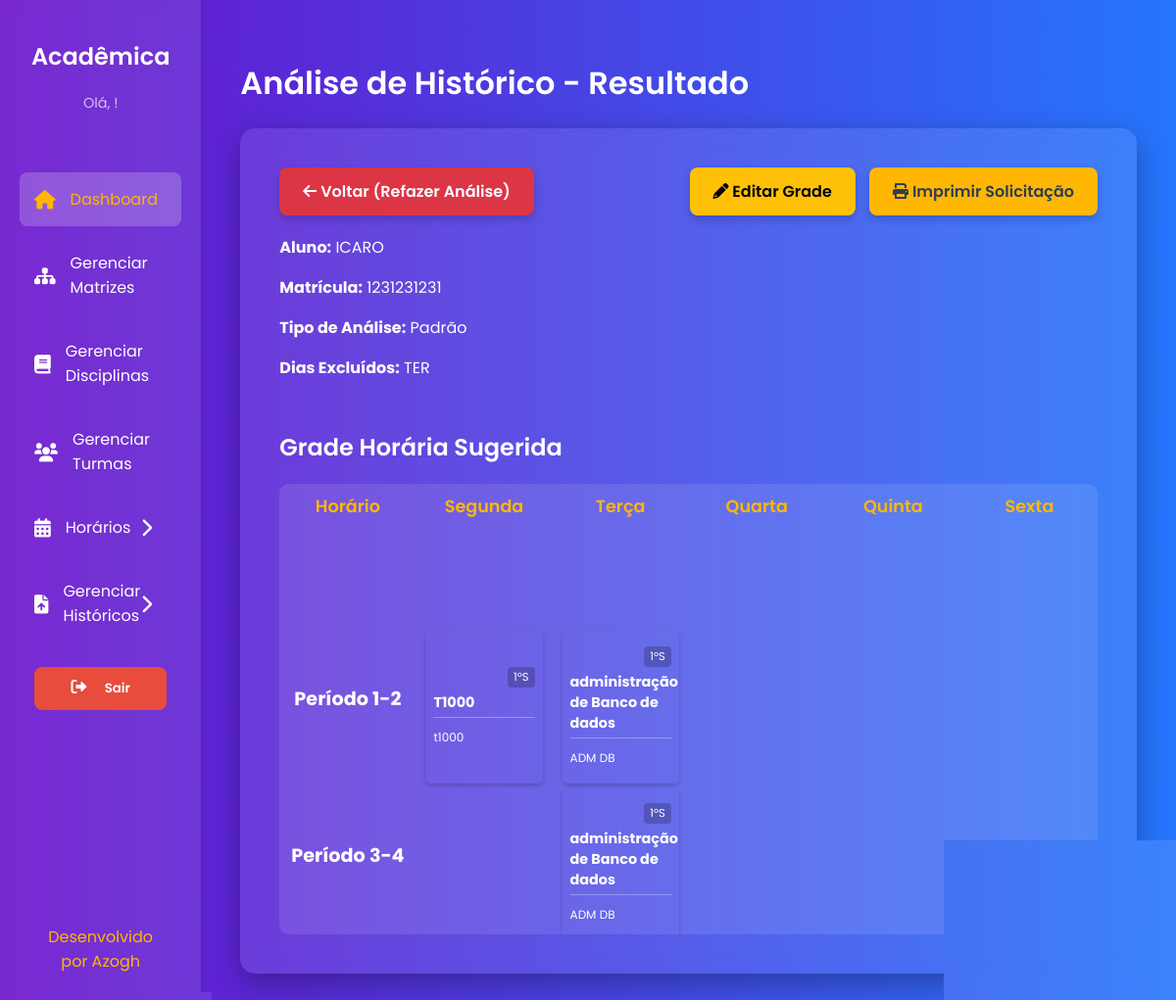
Screenshot of /resultado/39/ with the database file from the repository.
### analytics/models.py (models this page shows, shortened)
class Analise(models.Model):
    TIPO_ANALISE_CHOICES = [
        ('padrao', 'Padrão'),
        ('soft', 'Soft'),
        ('hard', 'Hardcore'),
    ]
    historico = models.ForeignKey(Historico, on_delete=models.CASCADE, related_name='analises')
    coordenador = models.ForeignKey(Usuario, on_delete=models.SET_NULL, null=True, blank=True)
    tipo_analise = models.CharField(max_length=10, choices=TIPO_ANALISE_CHOICES)
    dias_excluidos = models.CharField(max_length=100, blank=True, null=True, help_text="Ex: 'SEG,TER'")
    data_criacao = models.DateTimeField(auto_now_add=True)
    status = models.CharField(max_length=20, default='PENDENTE') # PENDENTE, CONCLUIDO, ERRO
    resultado_texto = models.TextField(blank=True, null=True)

class AnaliseItens(models.Model):
    analise = models.ForeignKey(Analise, on_delete=models.CASCADE, related_name='itens')
    disciplina = models.ForeignKey(Disciplinas, on_delete=models.CASCADE)
    dia_semana = models.CharField(max_length=3) # SEG, TER, QUA...
    periodo = models.CharField(max_length=10) # Ex: '1-2', '3-4'

### upload/models.py (models this page shows, shortened)
class Historico(models.Model):
    STATUS_CHOICES = [
        ('PENDENTE', 'Processamento Pendente'),
        ('CONCLUIDO', 'Processamento Concluído'),
        ('ERRO', 'Erro no Processamento'),
    ]
    aluno = models.ForeignKey(
        Aluno,
        on_delete=models.CASCADE,
        verbose_name="Aluno",
        related_name='historicos' # Permite consultar facilmente historicos do aluno
    )
    usuario = models.ForeignKey(
        Usuario,
        on_delete=models.SET_NULL, # Mantém o histórico mesmo que o coordenador seja excluído
        null=True,
        verbose_name="Coordenador Responsável"
    )
    data_upload = models.DateTimeField(
        auto_now_add=True,
        verbose_name="Data de Upload"
    )
    status = models.CharField(
        max_length=20,
        choices=STATUS_CHOICES,
        default='PENDENTE',
        verbose_name="Status de Processamento"
    )
    arquivo_original = models.FileField(
        upload_to='historicos/',
        null=True,
        blank=True,
        verbose_name="Arquivo PDF Original"
    )
    class Meta:
        db_table = 'HISTORICO'
        verbose_name = "Histórico Escolar"
        verbose_name_plural = "Históricos Escolares"

class Aluno(models.Model):
    nome = models.CharField(max_length=100)
    matricula = models.CharField(max_length=10, unique=True)
    curso = models.CharField(max_length=100, verbose_name="Curso de Ingresso")
    ano_ingresso = models.CharField(max_length=6, verbose_name="Ano de Ingresso")
    class Meta:
        db_table = 'ALUNO'
        verbose_name = "Aluno"
        verbose_name_plural = "Alunos"

### core/models.py (models this page shows, shortened)
class Disciplinas(models.Model):
    nome = models.CharField(max_length=100)
    sigla = models.CharField(max_length=10)
    ch = models.IntegerField(verbose_name="Carga Horária")
    semestre = models.PositiveSmallIntegerField()
    codigo = models.CharField(max_length=10)
    matriz_curricular = models.ForeignKey(
        MatrizCurricular,
        on_delete=models.CASCADE,
        verbose_name="Matriz Curricular"
    )
    usuario = models.ForeignKey(
        Usuario,
        on_delete=models.CASCADE,
        verbose_name="Criado por"
    )
    pre_requisitos = models.ManyToManyField(
        'self',
        symmetrical=False,
        blank=True,
        verbose_name="Pré-requisitos"
    )
    class Meta:
        db_table = 'DISCIPLINAS'
        verbose_name = "Disciplina"
        verbose_name_plural = "Disciplinas"

### analytics/views.py (the view)
# urls.py: path('resultado/<int:analise_pk>/', views.consultar_analise, name='consultar_analise'),
def consultar_analise(request, analise_pk):
    analise = get_object_or_404(Analise, pk=analise_pk)
    itens = AnaliseItens.objects.filter(analise=analise).select_related('disciplina')
    itens_map = {(i.periodo, i.dia_semana): i for i in itens}
    periodos_definidos = ['1-2', '3-4', '5-6', '7-8', 'N1-N2', 'N3-N4']
    dias_semana = ['SEG', 'TER', 'QUA', 'QUI', 'SEX']
    grade_montada = []
    for p in periodos_definidos:
        linha_dados = {'label': p, 'celulas': []}
        tem_aula_neste_periodo = False
        for d in dias_semana:
            item = itens_map.get((p, d)) # Tenta pegar a aula desse dia/hora
            linha_dados['celulas'].append(item)
            if item:
                tem_aula_neste_periodo = True
        if tem_aula_neste_periodo or p in ['1-2', '3-4']:
            grade_montada.append(linha_dados)
    return render(request, 'analytics/consultar_analise.html', {
        'analise': analise,
        'grade_montada': grade_montada,
        'dias_semana': dias_semana
    })

### analytics/templates/analytics/consultar_analise.html (shortened to what this page needs)
{% extends 'core/base.html' %}
{% load static %}
{% block page_title %}Análise de Histórico - Resultado{% endblock %}
{% block content %}
<div style="display: flex; justify-content: space-between; align-items: center; margin-bottom: 20px;">
    <a href="{% url 'analytics:analisar_historico' historico_pk=analise.historico.pk %}" class="cancel-button">
        <i class="fas fa-arrow-left"></i> Voltar (Refazer Análise)
    </a>
    <div>
        <a href="{% url 'analytics:editar_analise' analise_pk=analise.pk %}" class="cta-button" style="background-color: #ffc107; color: #000; margin-right: 10px;">
            <i class="fas fa-pencil-alt"></i> Editar Grade
        </a>
        <a href="#" class="cta-button">
            <i class="fas fa-print"></i> Imprimir Solicitação
        </a>
    </div>
</div>
<div class="aluno-info" style="margin-bottom: 20px; padding-bottom: 15px; border-bottom: 1px solid var(--border-color);">
    <p><strong>Aluno:</strong> {{ analise.historico.aluno.nome }}</p>
    <p><strong>Matrícula:</strong> {{ analise.historico.aluno.matricula }}</p>
    <p><strong>Tipo de Análise:</strong> {{ analise.get_tipo_analise_display }}</p>
    <p><strong>Dias Excluídos:</strong> {{ analise.dias_excluidos|default:"Nenhum" }}</p>
</div>
<h2 style="text-align: left; font-size: 1.5em; margin-bottom: 20px;">Grade Horária Sugerida</h2>
<table class="timetable">
    <thead>
        <tr>
            <th>Horário</th>
            <th>Segunda</th>
            <th>Terça</th>
            <th>Quarta</th>
            <th>Quinta</th>
            <th>Sexta</th>
        </tr>
    </thead>
    <tbody>
        {% for linha in grade_montada %}
        <tr>
            <td class="time-slot">Período {{ linha.label }}</td>
            {% for item in linha.celulas %}
                <td>
                    {% if item %}
                        <div class="discipline-block">
                            <span class="semestre-badge">{{ item.disciplina.semestre }}ºS</span>
                            <strong>{{ item.disciplina.nome }}</strong>
                            <div style="margin-top: 5px;">
                                <small>{{ item.disciplina.sigla }}</small>
                            </div>
                        </div>
                    {% endif %}
                </td>
            {% endfor %}
        </tr>
        {% endfor %}
    </tbody>
</table>
{% endblock %}

### core/templates/core/base.html (style rules this page uses)
:root { --primary-color-dark: #6a11cb; --primary-color-light: #2575fc; --accent-color: #ffb703; --accent-color-hover: #fb8500; --text-color: #fff; --container-bg: rgba(255, 255, 255, 0.1); }
body { font-family: 'Poppins', sans-serif; background: linear-gradient(to right, var(--primary-color-dark), var(--primary-color-light)); color: var(--text-color); margin: 0; padding: 0; min-height: 100vh; box-sizing: border-box; }
h1, h2 { font-weight: 600; }
.cta-button, .cancel-button, .delete-button { display: inline-block; padding: 12px 24px; background-color: var(--accent-color); color: #2c3e50; text-decoration: none; border-radius: 8px; font-weight: 600; transition: all 0.3s ease; box-shadow: 0 4px 10px rgba(0, 0, 0, 0.2); text-align: center; cursor: pointer; border: none; font-family: 'Poppins', sans-serif; }
.cancel-button { background-color: #dc3545; color: #fff; }
table { width: 100%; border-collapse: collapse; margin-top: 20px; background-color: rgba(255, 255, 255, 0.1); border-radius: 10px; overflow: hidden; }
th, td { padding: 12px; text-align: left; border-bottom: 1px solid rgba(255, 255, 255, 0.2); }
th { font-weight: 600; background-color: rgba(255, 255, 255, 0.15); }
tr:last-child td { border-bottom: none; }

### analytics/templates/analytics/consultar_analise.html (style rules this page uses)
.timetable { width: 100%; border-collapse: collapse; table-layout: fixed; }
.timetable th, .timetable td { border: 1px solid var(--border-color); padding: 10px; text-align: center; height: 120px; vertical-align: top; width: 16.66%; }
.timetable th { background-color: var(--card-bg-color); color: var(--accent-color); font-size: 1.1em; }
.timetable td { background-color: var(--input-bg-color); position: relative; }
.time-slot { font-weight: bold; color: #fff; background-color: var(--card-bg-color) !important; vertical-align: middle !important; font-size: 1.2em; }
.discipline-block { background-color: var(--cta-bg-color); color: #fff; padding: 8px; border-radius: 5px; font-size: 0.9em; text-align: left; box-shadow: 0 2px 4px rgba(0,0,0,0.2); height: 100%; display: flex; flex-direction: column; justify-content: center; }
.discipline-block strong { display: block; border-bottom: 1px solid rgba(255, 255, 255, 0.3); padding-bottom: 4px; margin-bottom: 4px; font-size: 1em; }
.semestre-badge { font-size: 0.8em; background: rgba(0,0,0,0.2); padding: 2px 6px; border-radius: 4px; align-self: flex-end; margin-bottom: 5px; }

### rows the page displays
Analise: historico.aluno.nome "ICARO", historico.aluno.matricula "1231231231", tipo_analise "Padrão", dias_excluidos "TER"
AnaliseItens: disciplina.semestre "1", disciplina.nome "T1000", disciplina.sigla "t1000"
AnaliseItens: disciplina.semestre "1", disciplina.nome "administração de Banco de dados", disciplina.sigla "ADM DB"
AnaliseItens: disciplina.semestre "1", disciplina.nome "administração de Banco de dados", disciplina.sigla "ADM DB"

### other values shown
{{ linha.label }} "1-2" "3-4"
